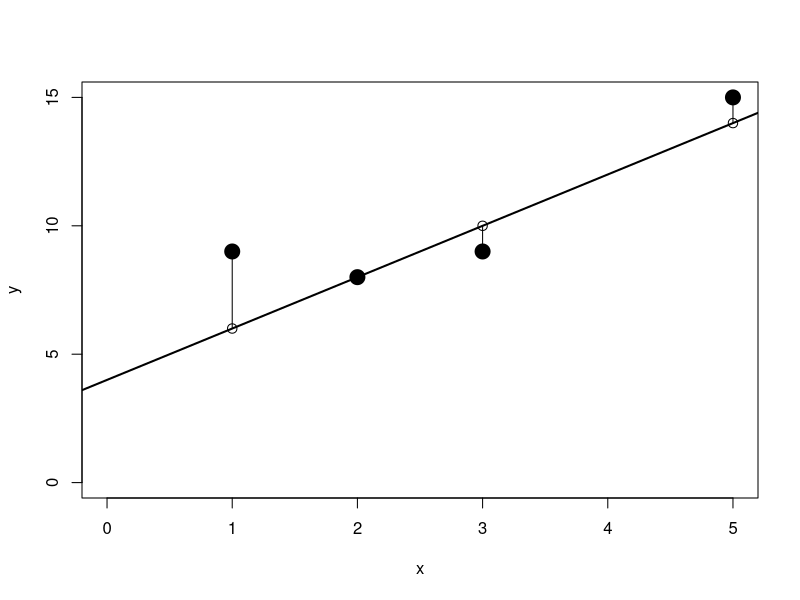
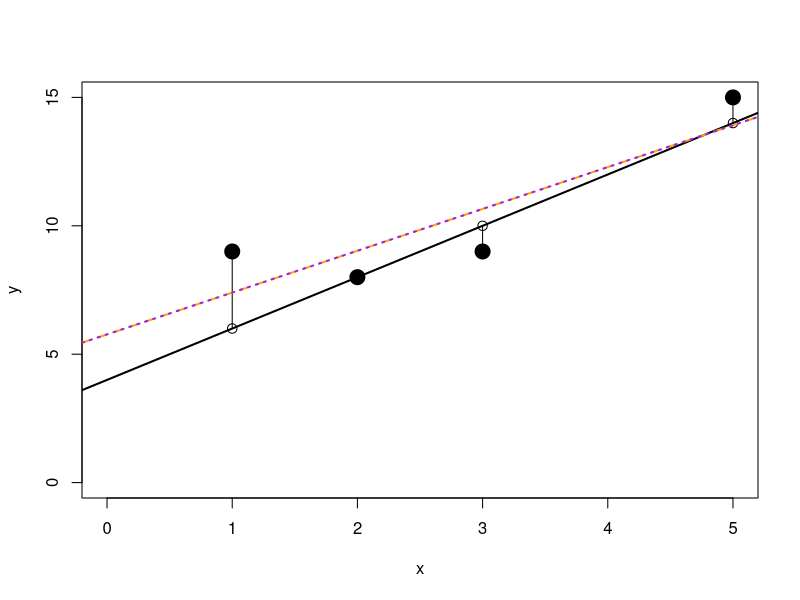

The R script that drew these images, in order:
## ---- chunk 1
n = 4 # number observations
p = 2 # number of parameters

# Covariate:
x0 = c(1,1,1,1) # placeholder for intercept
x1 = c(2,3,5,1) # value of x
xmat = matrix(data = c(x0,x1), 
               nrow = n, 
               ncol = p)
xmat

# Coefficients:
## betas[1]: intercept
## betas[2]: slope
betas = c(4, 2)

xmat %*% betas

# residuals
epsilon = c(0, -1, 1, 3)

# Data observations:
y = xmat %*% betas + epsilon
## ---- chunk 2

# Plot in layers
## Create a blank plotting canvas, specifying axis limits
plot(x=NA,y=NA, xlab = "x", ylab = "y",
     ylim = c(0,max(y)), xlim = c(0,max(x1)))
## Add data points
points(y ~ x1, pch = 19, cex = 2)
## Add known linear relationship
abline(coef = betas, col = "black", lwd = 2)

# Show the residuals:
segments(x0 = x1, x1 = x1,
         y0 = y, y1 = y - epsilon)

# Show the model predictions, \hat{y}:
y_hat = xmat %*% betas
points(y_hat ~ x1, cex = 1.25)
## ---- chunk 3
# Run the model:
lm_out = lm(y ~ 1 + x1)
# Show the summary output
summary(lm_out)
# Extract the estimated coefficients
lm_coef = coef(lm_out)
lm_coef
## ---- chunk 4

# Let's break up the normal equations into intermediates:
xtx = t(xmat) %*% xmat

## Use solve() to find inverse of xtx
## why solve()? See Appendix, linked above.
inv_xtx = solve(xtx)
xty = t(xmat) %*% y

bhat = inv_xtx %*% xty

# More efficient:
# Remember, xtx * bhat = xty
# So we can use solve() again
bhat_solve = solve(xtx, xty)

# Are they the same?

# How does this manual solution compare to lm()'s solution?
## ---- chunk 5

# Plot in layers
## Create a blank plotting canvas, specifying axis limits
plot(NA,NA,
     xlab = "x", ylab = "y",
     ylim = c(0,max(y)),
     xlim = c(0,max(x1)))
## Add data points
points(y ~ x1, pch = 19, cex = 2)
## Add known linear relationship
abline(coef = betas,
       col = "black", lwd = 2)

# Show the residuals:
segments(
  x0 = x1,
  x1 = x1,
  y0 = y,
  y1 = y - epsilon,
)

# Show the model predictions, \hat{y}:
y_hat = xmat %*% betas
points(y_hat ~ x1,
       cex = 1.25)

# Add the lm() estimate:
abline(coef = lm_coef,
       col = "orange", lty = 2, lwd = 2)

# Add the manual OLS estimate:
abline(coef = bhat_solve,
       col = "purple", lty = 3, lwd = 2)
## ---- chunk 6
# True sum of squares:
sum(epsilon)^2

# Estimated (i.e., minimized sum of squares):
## From lm()
sum(lm_out$residuals)^2

## From manual OLS
sum( (y - xmat %*% bhat_solve) )^2

## ---- chunk 7

# Vector of real numbers
x = c(1, 2, 3, 4)

# sum of squares
sum(x^2)

# Evaluated as cross-product
t(x) %*% x
## Or with crossprod()
crossprod(x,x)

# Euclidean norm also known as the 2-norm
# so sum of squares is 2-norm, squared
norm(x, type = "2") ^ 2

## ---- chunk 8
# Create A and known X
A = matrix(c(1,1,
             5,2), ncol = 2)
X = matrix(c(2,3), ncol = 1)

# Dot product to calculate B
B = A %*% X

# Suppose you have A and B, but want to find X
X_solve = solve(A, B)

# Did it work?
X; X_solve
## ---- chunk 9
inv_A = solve(A)

#Did it work?
(inv_A %*% B)
X
